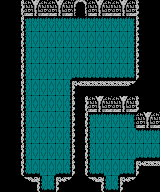

A level layout from a 2D game, rendered from its tile map. Below: a short description, then the map file with its tile-grid data intact:
An orthogonal 20x12 tile map with 8x16 px tiles, 1 tile layer (Tile Layer 1), 3 tilesets.

<map version="1.10" tiledversion="1.11.2" orientation="orthogonal" renderorder="right-down" width="20" height="12" tilewidth="8" tileheight="16" infinite="0" nextlayerid="2" nextobjectid="1">
 <tileset firstgid="1" name="castle_stone" tilewidth="8" tileheight="16" tilecount="20" columns="20">
  <image source="../gfx/tiles/castle_stone.png" width="160" height="16" />
 </tileset>
 <tileset firstgid="21" name="castle_tile" tilewidth="8" tileheight="16" tilecount="15" columns="15">
  <image source="../gfx/tiles/castle_tile.png" width="120" height="16" />
 </tileset>
 <tileset firstgid="36" name="castle_carpet" tilewidth="8" tileheight="16" tilecount="11" columns="11">
  <image source="../gfx/tiles/castle_carpet.png" width="88" height="16" />
 </tileset>
 <layer id="1" name="Tile Layer 1" width="20" height="12">
  <data>
   <tile gid="9" />
   <tile gid="9" />
   <tile gid="4" />
   <tile gid="1" />
   <tile gid="2" />
   <tile gid="1" />
   <tile gid="1" />
   <tile gid="2" />
   <tile gid="1" />
   <tile gid="12" />
   <tile gid="13" />
   <tile gid="1" />
   <tile gid="2" />
   <tile gid="1" />
   <tile gid="1" />
   <tile gid="2" />
   <tile gid="1" />
   <tile gid="5" />
   <tile gid="9" />
   <tile gid="9" />
   <tile gid="9" />
   <tile gid="9" />
   <tile gid="4" />
   <tile gid="22" />
   <tile gid="23" />
   <tile gid="23" />
   <tile gid="23" />
   <tile gid="23" />
   <tile gid="23" />
   <tile gid="23" />
   <tile gid="23" />
   <tile gid="23" />
   <tile gid="23" />
   <tile gid="23" />
   <tile gid="23" />
   <tile gid="23" />
   <tile gid="24" />
   <tile gid="5" />
   <tile gid="9" />
   <tile gid="9" />
   <tile gid="9" />
   <tile gid="9" />
   <tile gid="4" />
   <tile gid="25" />
   <tile gid="21" />
   <tile gid="21" />
   <tile gid="21" />
   <tile gid="21" />
   <tile gid="21" />
   <tile gid="21" />
   <tile gid="21" />
   <tile gid="21" />
   <tile gid="21" />
   <tile gid="21" />
   <tile gid="21" />
   <tile gid="21" />
   <tile gid="26" />
   <tile gid="5" />
   <tile gid="9" />
   <tile gid="9" />
   <tile gid="9" />
   <tile gid="9" />
   <tile gid="4" />
   <tile gid="25" />
   <tile gid="21" />
   <tile gid="21" />
   <tile gid="21" />
   <tile gid="21" />
   <tile gid="21" />
   <tile gid="21" />
   <tile gid="21" />
   <tile gid="21" />
   <tile gid="21" />
   <tile gid="21" />
   <tile gid="21" />
   <tile gid="21" />
   <tile gid="26" />
   <tile gid="5" />
   <tile gid="9" />
   <tile gid="9" />
   <tile gid="9" />
   <tile gid="9" />
   <tile gid="4" />
   <tile gid="25" />
   <tile gid="21" />
   <tile gid="21" />
   <tile gid="21" />
   <tile gid="21" />
   <tile gid="21" />
   <tile gid="28" />
   <tile gid="28" />
   <tile gid="28" />
   <tile gid="28" />
   <tile gid="28" />
   <tile gid="28" />
   <tile gid="28" />
   <tile gid="29" />
   <tile gid="5" />
   <tile gid="9" />
   <tile gid="9" />
   <tile gid="9" />
   <tile gid="9" />
   <tile gid="4" />
   <tile gid="25" />
   <tile gid="21" />
   <tile gid="21" />
   <tile gid="21" />
   <tile gid="21" />
   <tile gid="26" />
   <tile gid="6" />
   <tile gid="7" />
   <tile gid="7" />
   <tile gid="7" />
   <tile gid="7" />
   <tile gid="7" />
   <tile gid="7" />
   <tile gid="11" />
   <tile gid="9" />
   <tile gid="9" />
   <tile gid="9" />
   <tile gid="9" />
   <tile gid="9" />
   <tile gid="4" />
   <tile gid="25" />
   <tile gid="21" />
   <tile gid="21" />
   <tile gid="21" />
   <tile gid="21" />
   <tile gid="26" />
   <tile gid="5" />
   <tile gid="4" />
   <tile gid="1" />
   <tile gid="2" />
   <tile gid="1" />
   <tile gid="1" />
   <tile gid="2" />
   <tile gid="1" />
   <tile gid="5" />
   <tile gid="9" />
   <tile gid="9" />
   <tile gid="9" />
   <tile gid="9" />
   <tile gid="4" />
   <tile gid="25" />
   <tile gid="21" />
   <tile gid="21" />
   <tile gid="21" />
   <tile gid="21" />
   <tile gid="26" />
   <tile gid="5" />
   <tile gid="4" />
   <tile gid="22" />
   <tile gid="23" />
   <tile gid="23" />
   <tile gid="23" />
   <tile gid="23" />
   <tile gid="24" />
   <tile gid="1" />
   <tile gid="2" />
   <tile gid="1" />
   <tile gid="9" />
   <tile gid="9" />
   <tile gid="4" />
   <tile gid="25" />
   <tile gid="21" />
   <tile gid="21" />
   <tile gid="21" />
   <tile gid="21" />
   <tile gid="26" />
   <tile gid="5" />
   <tile gid="4" />
   <tile gid="25" />
   <tile gid="21" />
   <tile gid="21" />
   <tile gid="21" />
   <tile gid="21" />
   <tile gid="21" />
   <tile gid="23" />
   <tile gid="23" />
   <tile gid="23" />
   <tile gid="9" />
   <tile gid="9" />
   <tile gid="4" />
   <tile gid="25" />
   <tile gid="21" />
   <tile gid="21" />
   <tile gid="21" />
   <tile gid="21" />
   <tile gid="26" />
   <tile gid="5" />
   <tile gid="4" />
   <tile gid="25" />
   <tile gid="21" />
   <tile gid="21" />
   <tile gid="21" />
   <tile gid="21" />
   <tile gid="21" />
   <tile gid="28" />
   <tile gid="28" />
   <tile gid="28" />
   <tile gid="9" />
   <tile gid="9" />
   <tile gid="4" />
   <tile gid="27" />
   <tile gid="28" />
   <tile gid="21" />
   <tile gid="21" />
   <tile gid="28" />
   <tile gid="29" />
   <tile gid="5" />
   <tile gid="4" />
   <tile gid="27" />
   <tile gid="28" />
   <tile gid="21" />
   <tile gid="21" />
   <tile gid="28" />
   <tile gid="29" />
   <tile gid="6" />
   <tile gid="7" />
   <tile gid="7" />
   <tile gid="9" />
   <tile gid="9" />
   <tile gid="9" />
   <tile gid="10" />
   <tile gid="8" />
   <tile gid="27" />
   <tile gid="29" />
   <tile gid="6" />
   <tile gid="11" />
   <tile gid="9" />
   <tile gid="9" />
   <tile gid="10" />
   <tile gid="8" />
   <tile gid="27" />
   <tile gid="29" />
   <tile gid="6" />
   <tile gid="11" />
   <tile gid="9" />
   <tile gid="9" />
   <tile gid="9" />
  </data>
 </layer>
</map>
